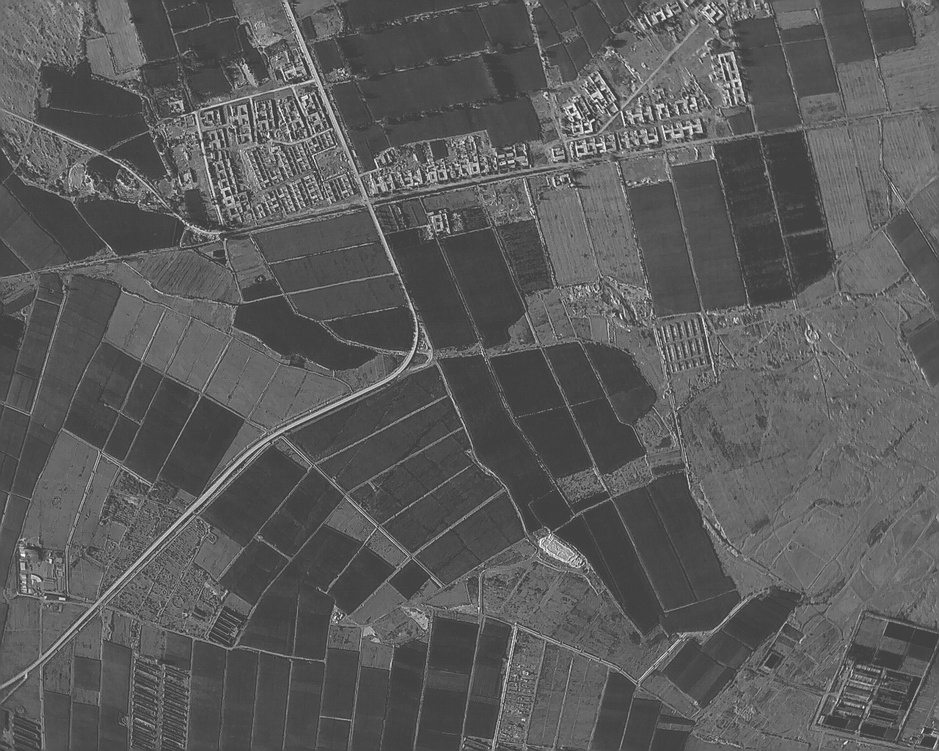
%> input picture Registration_test/1.jpg, 939 x 751 px, shrunk from 1280 x 1024 before the run
$ octave --eval "result = harrisValue(imread('Registration_test/1.jpg'));"   (GNU Octave 9; MATLAB toolbox functions it lacks are replaced by stand-ins)
%> lines starting %> are read from the running program, lines starting %| are printed output that depends on the picture
function cim = harrisValue(im)
    % calculate the harrris intensity value


    % only luminance value
    im = double(im(:,:,1));
    sigma = 1.5;

    % derivative masks
    s_D = 0.7*sigma;
    x  = -round(3*s_D):round(3*s_D);
    dx = x .* exp(-x.*x/(2*s_D*s_D)) ./ (s_D*s_D*s_D*sqrt(2*pi));
    dy = dx';

    % image derivatives
    Ix = conv2(im, dx, 'same');
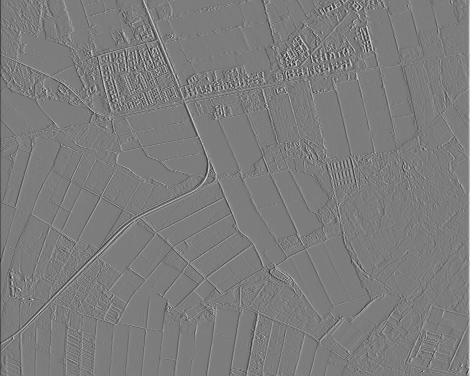
%> Ix: size 751x939 double (shown at 1/2 size); min -59.52, max 62.17, mean 0; drawn with min black and max white
    Iy = conv2(im, dy, 'same');
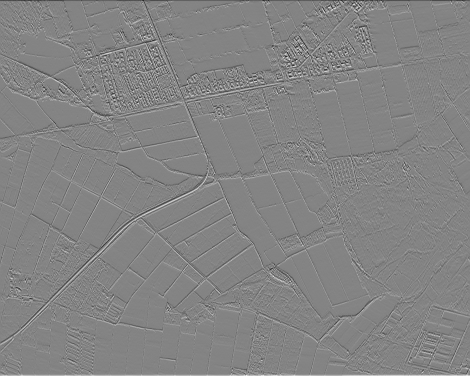
%> Iy: size 751x939 double (shown at 1/2 size); min -65.62, max 61.31, mean 0; drawn with min black and max white

    % sum of the Auto-correlation matrix
    s_I = sigma;
    g = fspecial('gaussian',max(1,fix(6*s_I+1)), s_I);
    Ix2 = conv2(Ix.^2, g, 'same'); % Smoothed squared image derivatives
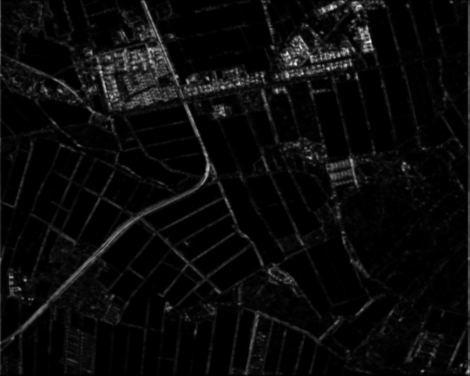
%> Ix2: size 751x939 double (shown at 1/2 size); min 0.000124, max 1404.2, mean 58; drawn with min black and max white
    Iy2 = conv2(Iy.^2, g, 'same');
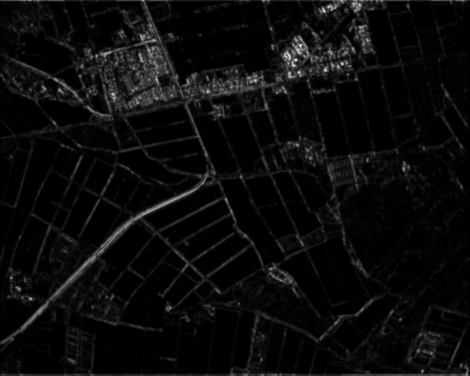
%> Iy2: size 751x939 double (shown at 1/2 size); min 0.000147, max 1254, mean 55.7; drawn with min black and max white
    Ixy = conv2(Ix.*Iy, g, 'same');
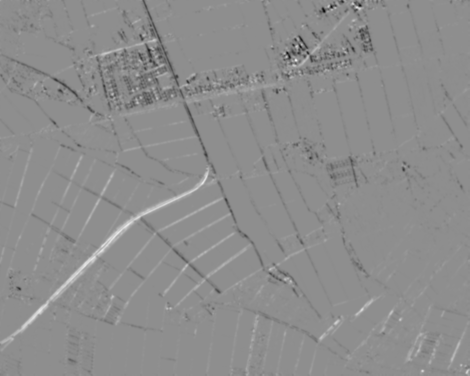
%> Ixy: size 751x939 double (shown at 1/2 size); min -1069.6, max 847.9, mean -6.5; drawn with min black and max white

    % interest point response
    cim = (Ix2.*Iy2 - Ixy.^2)./(Ix2 + Iy2 + eps);				% Alison Noble measure.
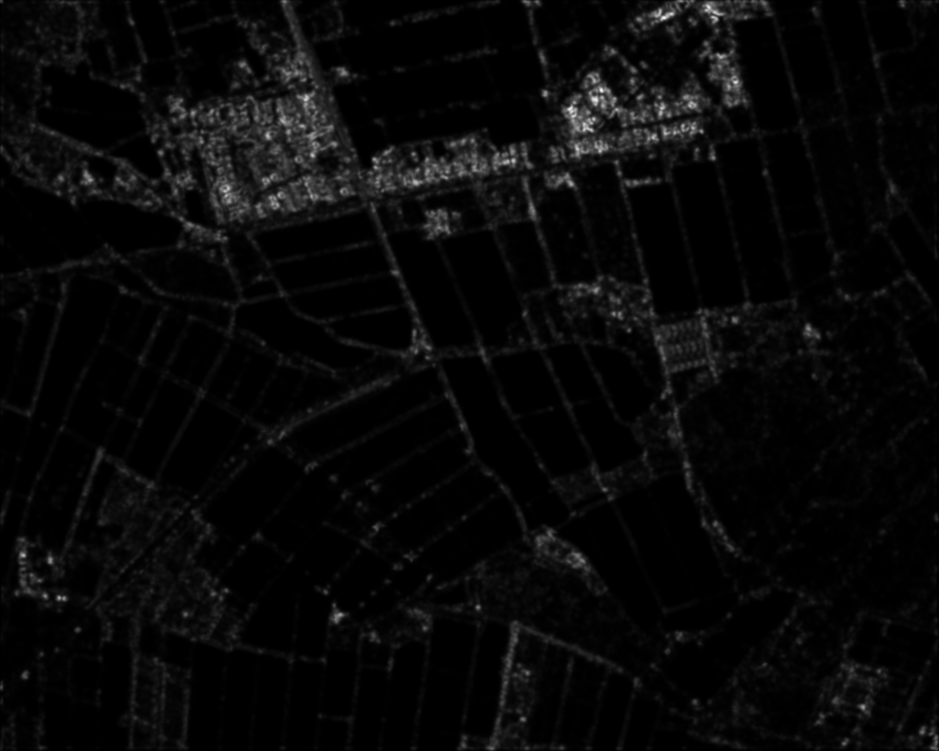
%> cim: size 751x939 double; min 0.000101, max 466.7, mean 16.2; drawn with min black and max white


end

$ run again, on Registration_test/2.jpg
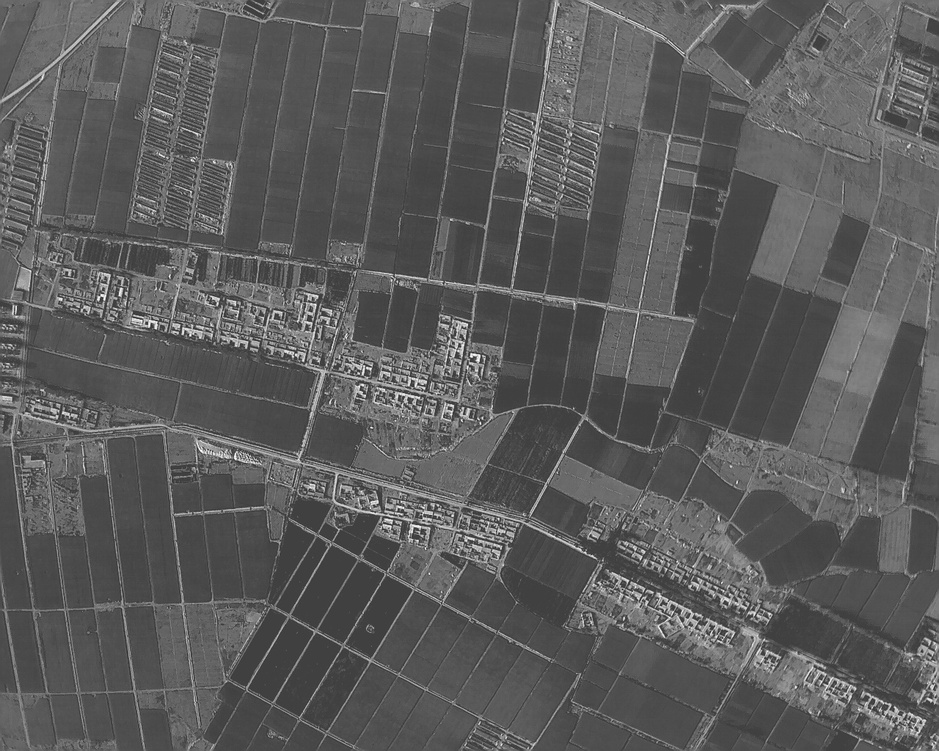
%> input picture Registration_test/2.jpg, 939 x 751 px, shrunk from 1280 x 1024 before the run
%> in harrisValue, `Ixy = conv2(Ix.*Iy, g, 'same');`:
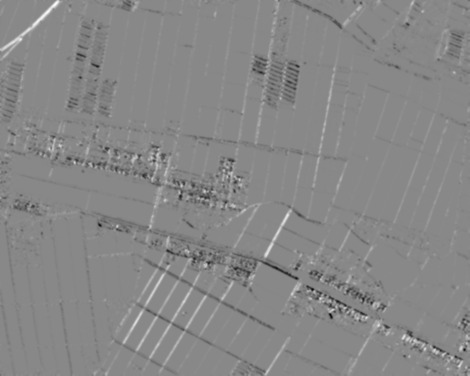
%> Ixy: size 751x939 double (shown at 1/2 size); min -833.6, max 727.9, mean -4.8; drawn with min black and max white
%> in harrisValue, `cim = (Ix2.*Iy2 - Ixy.^2)./(Ix2 + Iy2 + eps);`:
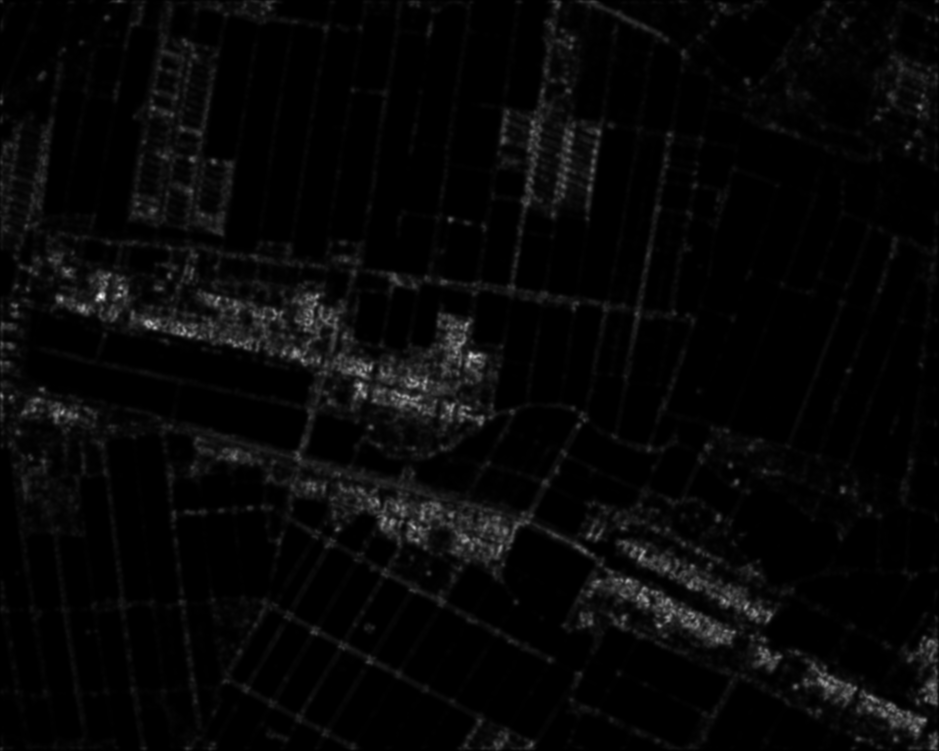
%> cim: size 751x939 double; min 0, max 606, mean 17.8; drawn with min black and max white

$ run again, on Registration_test/3.jpg
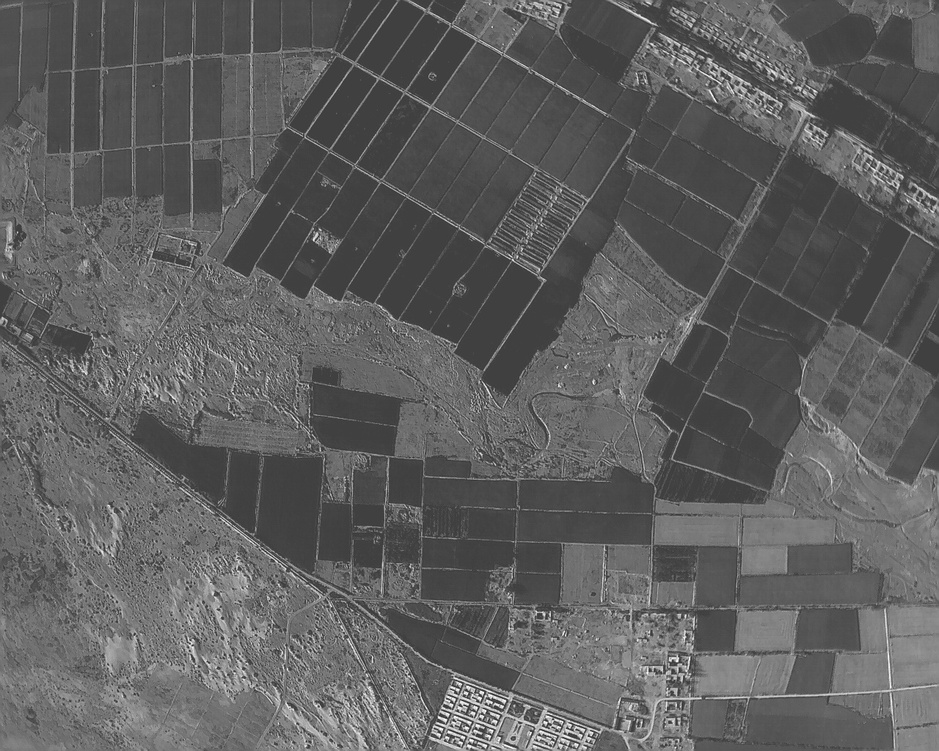
%> input picture Registration_test/3.jpg, 939 x 751 px, shrunk from 1280 x 1024 before the run
%> in harrisValue, `Ixy = conv2(Ix.*Iy, g, 'same');`:
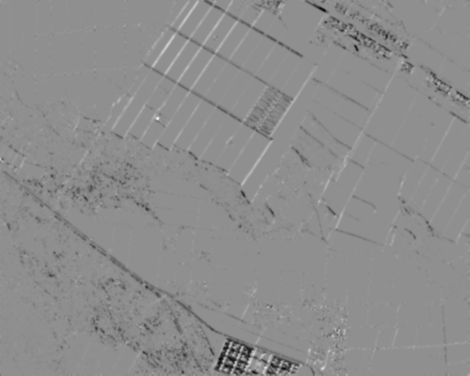
%> Ixy: size 751x939 double (shown at 1/2 size); min -1052.7, max 817, mean -16.5; drawn with min black and max white
%> in harrisValue, `cim = (Ix2.*Iy2 - Ixy.^2)./(Ix2 + Iy2 + eps);`:
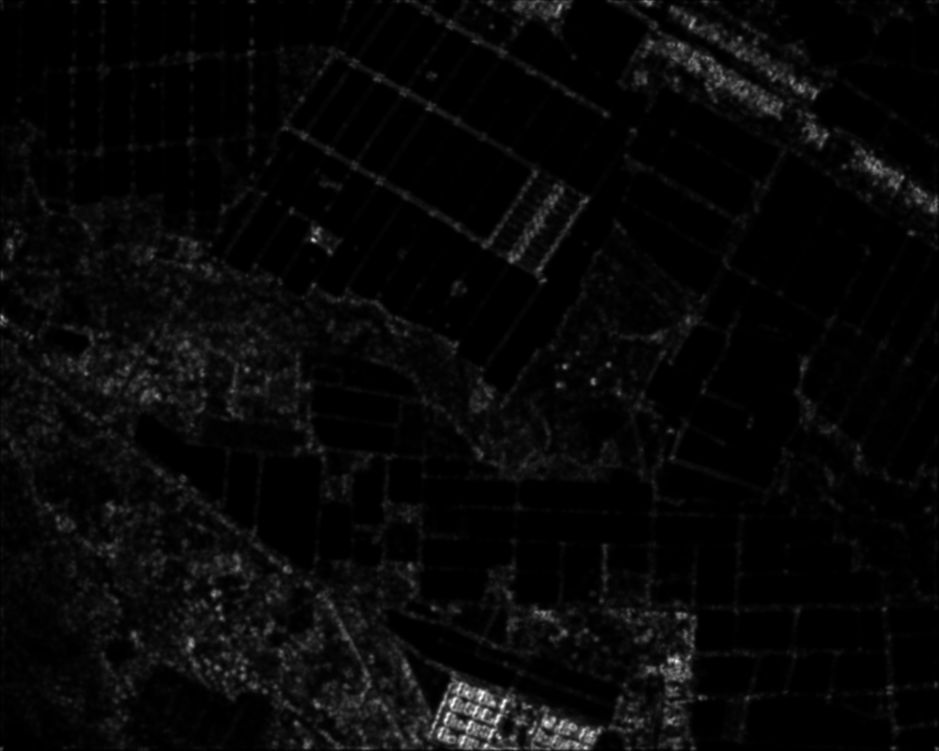
%> cim: size 751x939 double; min 0, max 508.7, mean 16.4; drawn with min black and max white
